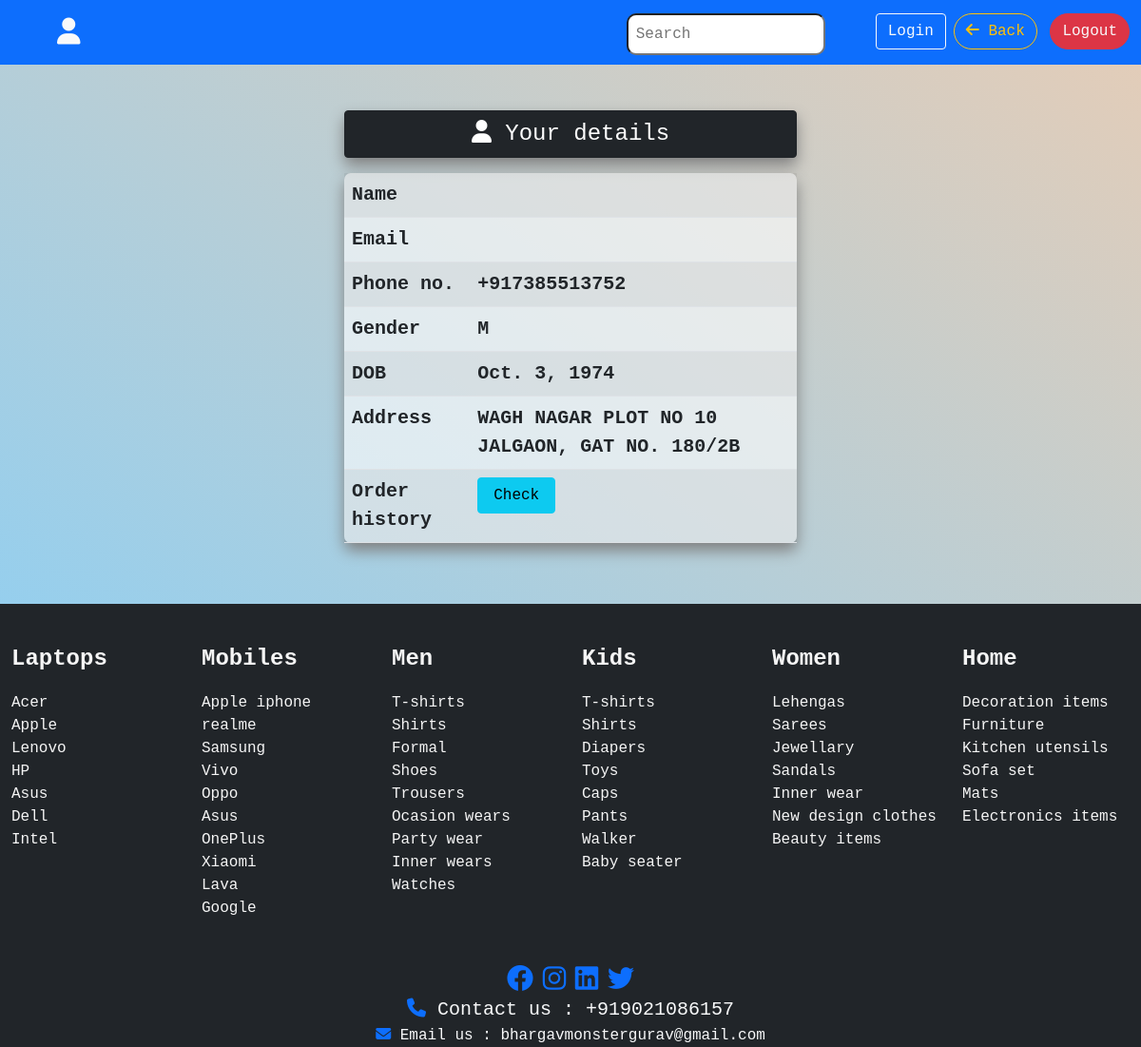
Screenshot of /profile/7 with the database file from the repository.
### app/models.py (models this page shows, shortened)
class Customer(models.Model):
    GENDER = (
        ('M', 'M'),
        ('F', 'F'),
        ('T', 'T')
    )
    user = models.OneToOneField(User, on_delete=models.CASCADE)
    phone = PhoneNumberField()
    profile_pic = models.ImageField(upload_to='Profile_pics', blank=True)
    dob = models.DateField(auto_now=False, auto_now_add=False)
    address = models.TextField()
    gender = models.CharField(max_length=2, choices=GENDER)

### app/views.py (the view)
# urls.py: path('profile/<str:name>', views.profile, name='profile'),
def profile(request, name):
    user = Customer.objects.get(user=name)
    return render(request, 'profile.html', {'customer' : user})

### app/templates/profile.html (shortened to what this page needs)
{% extends 'base.html' %}
{% block nav-brand %}<i class="fas fa-user fa-1x"></i> {{ user.first_name}} {{ user.last_name }} {% endblock %}
{% block nav_block %}
<a href="{% url 'home' %}" class="btn btn-outline-warning mt-1 rounded-pill"><i class="fas fa-arrow-left"></i> Back</a>
<a class="btn btn-danger text-light ms-lg-1 mt-1 rounded-pill" data-bs-toggle='modal' data-bs-target='#logoutmodal'>Logout</a>
{% endblock %}
{% block data2 %}
<div class="container-fluid profile-box">
    <div class="row d-flex justify-content-center">
        <div class="col-lg-5 col-md-6 col-sm-7 my-5 fs-5">
            <div class="col-12 btn btn-dark mb-3 fs-4 table-head" data-aos="flip-up" data-aos-duration="500" data-aos-easing="ease-in-sine"><i class="fas fa-user"></i> Your details</div>
            <table class="table table-striped  profile-table fw-bold " data-aos="flip-down" data-aos-duration="500" data-aos-easing="ease-in-sine">
                <tr>
                    <td>Name</td>
                    <td>{{ user.first_name  }} {{ user.last_name }}</td>
                </tr>
                <tr>
                    <td>Email</td>
                    <td>{{ user.email }}</td>
                </tr>
                <tr>
                    <td>Phone no.</td>
                    <td>{{ customer.phone }}</td>
                </tr>
                <tr>
                    <td>Gender</td>
                    <td>{{ customer.gender }}</td>
                </tr>
                <tr>
                    <td>DOB</td>
                    <td>{{ customer.dob }}</td>
                </tr>
                <tr>
                    <td>Address</td>
                    <td>{{ customer.address }}</td>
                </tr>
                <tr>
                    <td>Order history</td>
                    <td><a href="{% url 'history_page' %}" class="btn btn-info w-25">Check</a></td>
                </tr>
            </table>
        </div>
    </div>
</div>
{% endblock data2 %}

### app/static/style.css (style rules this page uses)
* { padding: 0; margin: 0; font-family: 'Courier New', Courier, monospace; box-sizing: border-box; }
.profile-box { background-image: linear-gradient(35deg, rgba(45, 159, 220, 0.5), rgba(160, 89, 23, 0.3)); }
.profile-table { background: transparent; border-radius: 7px !important; background: rgba(255, 255, 255, .6); box-shadow: 0 8px 16px 0 gray; }
.table-head { box-shadow: 0 8px 16px 0 gray; }

### rows the page displays
Customer: phone "+917385513752", gender "M", dob "Oct. 3, 1974", address "WAGH NAGAR PLOT NO 10 JALGAON, GAT NO. 180/2B"
